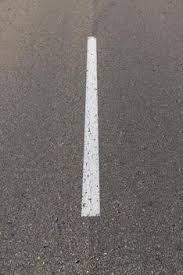
#> input picture resources/images/imagen.jpg, 183 x 275 px
$ python -i Detector.py   (imports and definitions only)
#> lines starting #> are read from the running program, lines starting #| are printed output that depends on the picture; after the words box and inside, x2 and y2 are one past the last pixel; in counts of white or black regions, pixels touching at a corner belong together
import cv2
import numpy as np


class Detector:
    def __init__(self):
        self.annotated_frame = None

        self.roi_y = None
        self.frame_height = None
        self.frame_width = None

        # Canny limits
        self.canny_low = 20
        self.canny_high = 75

        # Blur kernel
        self.blur_kernel = (7,7)

        # ROI Y Proportiuon
        self.roi_y_proportion = 0.4

        # Dilate kernel
        self.dilate_kernel = (3,3)

        self.smoothed_curve = None

        self.previous_centers = []

    # Crear ROI (Region of interest)
    def createROI(self, frame):
        # Obtener el tamaño y de la region de interes
        self.roi_y = int(self.frame_height * self.roi_y_proportion)

        # Recortar la zona de interes del frame original
        roi = frame[self.roi_y:, :]

        # Dibujar ROI
        cv2.rectangle(
            self.annotated_frame,
            (0, self.roi_y),
            (self.frame_width, self.frame_height),
            (0, 255, 255),
            2
        )

        return roi

    def preprocess(self, frame):
        # Incrementar contraste de la frame

        # Alpha > 1 aumenta el contraste y 0 < Alpha < 1 lo decrementa
        # Beta añade brillo (-127 a 127)
        frame = cv2.convertScaleAbs(frame, alpha=1.1, beta=0)

        # Transformar a escala de grises
        frame = cv2.cvtColor(frame, cv2.COLOR_BGR2GRAY)

        # Agregar blur al frame para difuminar el ruido
        frame = cv2.GaussianBlur(frame, self.blur_kernel, 0)

        return frame

    def extractEdges(self, frame):
        # Aplicar CANNY: Detección de bordes
        edges = cv2.Canny(
            frame,
            self.canny_low,
            self.canny_high,
            L2gradient = True
        )

        # Engrosar bordes
        kernel = np.ones(self.dilate_kernel, dtype=np.uint8)

        edges = cv2.dilate(
            edges,
            kernel,
            iterations=1
        )

        return edges

    def slidingWindows(
            self,
            frame_edges,
            nwindows = 6,
            margin = 100,
            minpix = 50
        ):

        # Sliding windows
        nonzero = frame_edges.nonzero()

        # Coordenadas Y
        nonzero_y = np.array(nonzero[0])

        # Coordenadas X
        nonzero_x = np.array(nonzero[1])


        # Crear histograma de puntos
        histogram = np.sum(
            frame_edges[
                frame_edges.shape[0] // 2:,
                :
            ],
            axis=0
        )

        base_x = np.argmax(histogram)

        cv2.circle(
            self.annotated_frame,
            (base_x, self.frame_height - 20),
            10,
            (0,255,255),
            -1
        )

        # Altura de cada ventana
        window_height = int(
            frame_edges.shape[0] / nwindows
        )

        # Posición inicial
        current_x = base_x

        # Lista de índices encontrados
        lane_inds = []

        # Iterar ventanas
        for window in range(nwindows):
            # Límites verticales
            win_y_low = (
                frame_edges.shape[0]
                - (window + 1) * window_height
            )
            win_y_high = (
                frame_edges.shape[0]
                - window * window_height
            )

            # Límites horizontales
            win_x_low = current_x - margin
            win_x_high = current_x + margin

            # Dibujar ventana
            cv2.rectangle(
                self.annotated_frame,
                (win_x_low, win_y_low + self.roi_y),
                (win_x_high, win_y_high + self.roi_y),
                (255, 0, 0),
                2
            )

            # Buscar píxeles dentro de ventana
            good_inds = (
                (nonzero_y >= win_y_low)
                & (nonzero_y < win_y_high)
                & (nonzero_x >= win_x_low)
                & (nonzero_x < win_x_high)
            ).nonzero()[0]

            # Guardar índices
            lane_inds.append(good_inds)

            # Recentrar ventana
            if len(good_inds) > minpix:

                new_center = int(
                    np.mean(
                        nonzero_x[good_inds]
                    )
                )

                # MOMENTUM / PREDICCIÓN
                self.previous_centers.append(new_center)

                if len(self.previous_centers) > 5:
                    self.previous_centers.pop(0)

                # [15 lines of commented-out code are left out]

                current_x = new_center

        # Unir todos los puntos
        if len(lane_inds) == 0:
            return None, None

        lane_inds = np.concatenate(lane_inds)

        # Obtener píxeles finales
        lane_x = nonzero_x[lane_inds]
        lane_y = nonzero_y[lane_inds]

        # Dibujar pixeles finales
        for i in range(len(lane_x)):
            px = lane_x[i]
            py = lane_y[i] + self.roi_y

            cv2.circle(
                self.annotated_frame,
                (px, py),
                2,
                (0,0,255),
                -1
            )

        return lane_y, lane_x

    def drawError(self, lateral_error, plot_x, plot_y, camera_center):
        # VISUALIZAR ERROR LATERAL

        # Punto inferior de la trayectoria
        target_x = int(plot_x[-1])
        target_y = int(plot_y[-1] + self.roi_y)

        # Centro de cámara
        camera_x = int(camera_center)
        camera_y = target_y

        # Dibujar centro cámara
        cv2.circle(
            self.annotated_frame,
            (camera_x, camera_y),
            8,
            (255, 255, 0),
            -1
        )

        # Dibujar punto objetivo
        cv2.circle(
            self.annotated_frame,
            (target_x, target_y),
            8,
            (0, 0, 255),
            -1
        )

        # Dibujar línea de error
        cv2.line(
            self.annotated_frame,
            (camera_x, camera_y),
            (target_x, target_y),
            (0, 0, 255),
            3
        )

        # TEXTO ERROR
        cv2.putText(
            self.annotated_frame,
            f"Error: {lateral_error:.3f}",
            (20, 40),
            cv2.FONT_HERSHEY_SIMPLEX,
            1,
            (50,50,255),
            2
        )

    def polynomialFitting(
            self,
            lane_y,
            lane_x
        ):

        if lane_x is None or len(lane_x) < 80:
            return None, None, None, None

        try:

            # ELIMINAR OUTLIERS SIMPLES
            median_x = np.median(lane_x)

            mask = np.abs(
                lane_x - median_x
            ) < 250

            lane_x = lane_x[mask]
            lane_y = lane_y[mask]

            if len(lane_x) < 50:
                return None, None, None, None

            # POLYFIT SIMPLE
            curve = np.polyfit(
                lane_y,
                lane_x,
                2
            )

            # SUAVIZADO TEMPORAL
            alpha = 0.2

            if self.smoothed_curve is None:
                self.smoothed_curve = curve

            else:
                self.smoothed_curve = (
                    alpha * curve
                    + (1 - alpha)
                    * self.smoothed_curve
                )

            curve = self.smoothed_curve

            # GENERAR CURVA
            plot_y = np.linspace(
                lane_y.min(),
                lane_y.max(),
                80
            )

            plot_x = (
                curve[0] * plot_y**2
                + curve[1] * plot_y
                + curve[2]
            )

            # DIBUJAR
            points = np.array([
                np.transpose(
                    np.vstack([
                        plot_x,
                        plot_y + self.roi_y
                    ])
                )
            ]).astype(np.int32)

            cv2.polylines(
                self.annotated_frame,
                points,
                False,
                (0,255,255),
                3
            )

            # DIRECCIÓN
            y_eval = plot_y[-1]

            slope = (
                2 * curve[0] * y_eval
                + curve[1]
            )

            curvature = abs(
                2 * curve[0]
            )

            # Calcular error lateral
            target_idx = int(len(plot_x) * 0.9)

            line_x = plot_x[target_idx]

            camera_center = self.frame_width // 2

            lateral_error = (
                line_x - camera_center
            )

            # Dibujar error lateral con respeceto al centro de la camara
            self.drawError( lateral_error, plot_x, plot_y, camera_center)

            return (
                curve,
                slope,
                curvature,
                lateral_error
            )

        except Exception as e:
            print("Warning:", e)
            return None, None, None, None

    def analyze(self, frame):
        self.frame_height = frame.shape[0]
        self.frame_width = frame.shape[1]

        self.annotated_frame = frame.copy()

        # Preprocesar frame
        frame_preprocessed = self.preprocess(frame)

        # Recortar ROI del frame original
        frame_roi = self.createROI(frame_preprocessed)

        # Extraer Contornos
        frame_edges = self.extractEdges(frame_roi)

        # Crear sliding windows
        lane_y, lane_x = self.slidingWindows(frame_edges)

        # Ajustar curva y obtener error lateral
        curve, slope, curvature, lateral_error = self.polynomialFitting(lane_y, lane_x)

        # Obtener Centro de Cámara
        center_x = self.frame_width // 2
        cv2.line(
            self.annotated_frame,
            (center_x, 0),
            (center_x, self.frame_height),
            (255, 255, 0),
            2
        )

        return (
            {
                "Preprocessed Frame": frame_preprocessed,
                "Edges": frame_edges,
                "Line Detection": self.annotated_frame
            },
            lateral_error,
            slope
        )

>>> import cv2
>>> picture = cv2.imread('resources/images/imagen.jpg')
#> picture is the input picture: shape (275, 183, 3); mean B, G, R 104.8, 107.5, 113.8
>>> result = Detector().analyze(picture)
#> in createROI, `roi = frame[self.roi_y:, :]`:
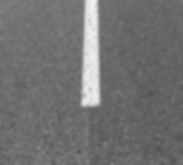
#> roi: shape (165, 183); min 81, max 242, mean 112.7
#> in createROI, `cv2.rectangle( self.annotated_frame, (0, self.roi_y), (self.frame_widt..`: self.annotated_frame: shape (275, 183, 3); 2.42% of pixels changed, all inside (x1, y1, x2, y2) = (0, 109, 183, 275)
#> in extractEdges, `edges = cv2.Canny( frame, self.canny_low, self.canny_high, L2gradient ..`:
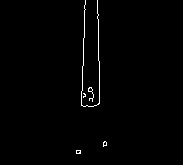
#> edges: shape (165, 183); 0.98% white in thin lines or dots, all inside (x1, y1, x2, y2) = (76, 0, 107, 154)
#> in extractEdges, `edges = cv2.dilate( edges, kernel, iterations=1 )`:
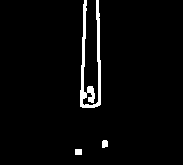
#> edges: shape (165, 183); 3% white; 3 white regions, box (x1, y1, x2, y2) and area: (80, 0, 101, 108) 833, (102, 140, 108, 148) 43, (75, 149, 82, 155) 42
#> in slidingWindows, `nonzero = frame_edges.nonzero()`: nonzero = 918 positions, rows 0 to 154, columns 75 to 107
#> in slidingWindows, `nonzero_y = np.array(nonzero[0])`: nonzero_y = 918 values from 0 to 154
#> in slidingWindows, `nonzero_x = np.array(nonzero[1])`: nonzero_x = 918 values, max 107 at index 842, min 75 at index 876, mean 90.39
#> in slidingWindows, `histogram = np.sum( frame_edges[ frame_edges.shape[0] // 2:, : ], axis..`: histogram = 183 values, max 7905 at index 81, min 0 at index 0, mean 569.9
#> in slidingWindows, `base_x = np.argmax(histogram)`: base_x = 81
#> in slidingWindows, `cv2.circle( self.annotated_frame, (base_x, self.frame_height - 20), 10..`:
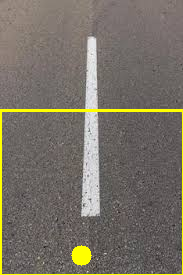
#> self.annotated_frame: shape (275, 183, 3); mean B, G, R 101.8, 112.2, 118.4
#> the loop in slidingWindows, `for window in range(nwindows):` made 6 passes
#> (win_x_low, win_x_high, new_center, current_x) on passes 1, 3, 4, 5, 6: (-19, 181, 91, 91), (-9, 191, 89, 89), (-11, 189, 90, 90), (-10, 190, 90, 90), (-10, 190, 90, 90)
#> (win_x_low, win_x_high) on pass 2: (-9, 191)
#> after the loop in slidingWindows, `for window in range(nwindows):`:
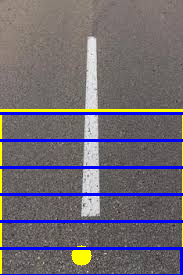
#> self.annotated_frame: shape (275, 183, 3); 7.05% of pixels changed, all inside (x1, y1, x2, y2) = (0, 112, 183, 275)
#> after the loop in slidingWindows, `for window in range(nwindows):`: lane_inds = 6 items; self.previous_centers = [91, 89, 90, 90, 90]
#> in slidingWindows, `lane_inds = np.concatenate(lane_inds)`: lane_inds = 900 values, max 917 at index 84, min 18 at index 727, mean 467.5
#> in slidingWindows, `lane_x = nonzero_x[lane_inds]`: lane_x = 900 values, max 107 at index 9, min 75 at index 43, mean 90.38
#> in slidingWindows, `lane_y = nonzero_y[lane_inds]`: lane_y = 900 values, max 154 at index 78, min 3 at index 727, mean 71.03
#> the loop in slidingWindows, `for i in range(len(lane_x)):` made 900 passes
#> (px, py) on passes 1 to 3: (103, 250), (104, 250), (105, 250)
#> after the loop in slidingWindows, `for i in range(len(lane_x)):`:
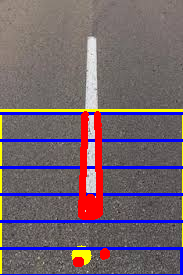
#> self.annotated_frame: shape (275, 183, 3); 3.91% of pixels changed, all inside (x1, y1, x2, y2) = (73, 111, 110, 267)
#> in polynomialFitting, `median_x = np.median(lane_x)`: median_x = 90
#> in polynomialFitting, `curve = np.polyfit( lane_y, lane_x, 2 )`: curve = [-2.59e-05, -0.0031, 90.77]
#> in polynomialFitting, `plot_x = ( curve[0] * plot_y**2 + curve[1] * plot_y + curve[2] )`: plot_x = 80 values, max 90.76 at index 0, min 89.68 at index 79, mean 90.32
#> in polynomialFitting, `points = np.array([ np.transpose( np.vstack([ plot_x, plot_y + self.ro..`: points = 80 pairs, first value 89 to 90, second value 113 to 264
#> in polynomialFitting, `slope = ( 2 * curve[0] * y_eval + curve[1] )`: slope = -0.0111
#> in polynomialFitting, `curvature = abs( 2 * curve[0] )`: curvature = 5.18e-05
#> in polynomialFitting, `target_idx = int(len(plot_x) * 0.9)`: target_idx = 72
#> in polynomialFitting, `line_x = plot_x[target_idx]`: line_x = 89.82
#> in polynomialFitting, `lateral_error = ( line_x - camera_center )`: lateral_error = -1.18
#> in drawError, `target_x = int(plot_x[-1])`: target_x = 89
#> in analyze, `curve, slope, curvature, lateral_error = self.polynomialFitting(lane_y..`: curve = [-2.59e-05, -0.0031, 90.77]; slope = -0.0111; curvature = 5.18e-05; lateral_error = -1.18
#> in analyze, `cv2.line( self.annotated_frame, (center_x, 0), (center_x, self.frame_h..`:
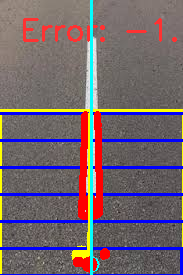
#> self.annotated_frame: shape (275, 183, 3); mean B, G, R 107, 99.8, 113.9
